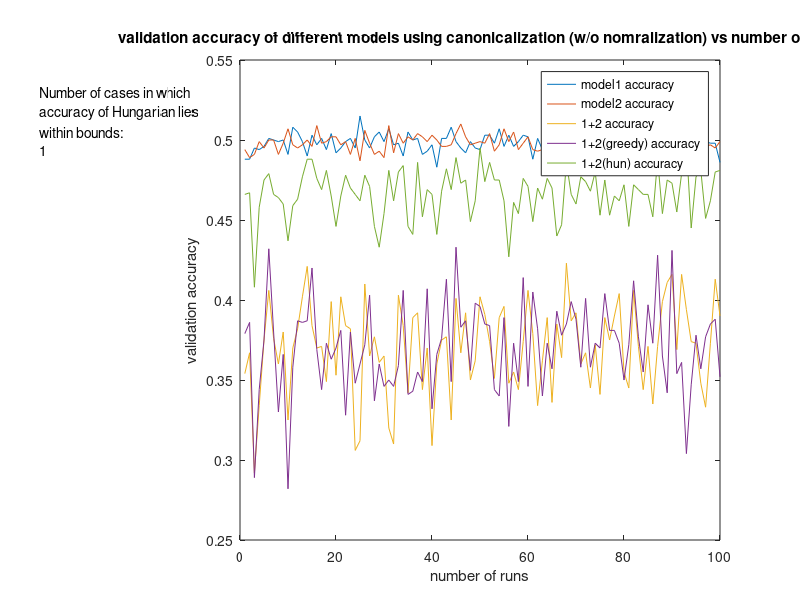
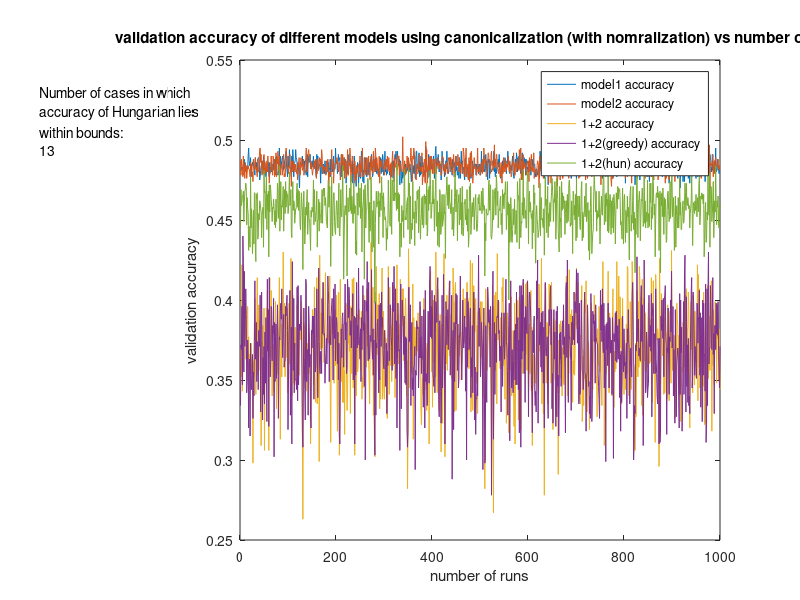
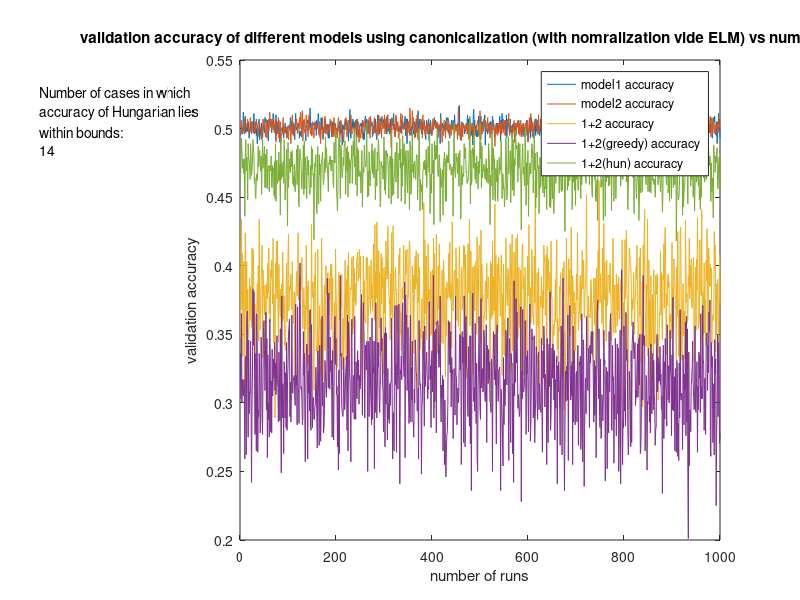
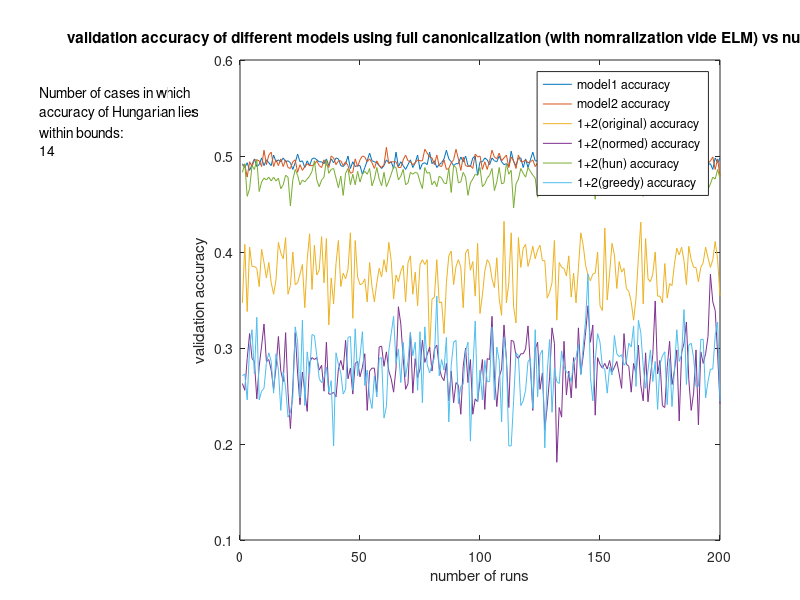

The MATLAB script that drew these images, in order:
clear all; close all; clc;
load('arrdata.mat');
count = 0;
for i = 1: size(accuracy,1)
    maxacc = max(accuracy(i,1), accuracy(i,2));
    minacc = min(accuracy(i,1), accuracy(i,2));
    if accuracy(i,5)>=minacc && accuracy(i,5)<=maxacc
        count = count+1;
    end
end

figure(1),
ax1 = axes('Position',[0 0 1 1],'Visible','off');
ax2 = axes('Position',[.3 .1 .6 .8]);

plot(ax2, accuracy); title('validation accuracy of different models using canonicalization (w/o nomralization) vs number of runs');
legend('model1 accuracy', 'model2 accuracy', '1+2 accuracy', '1+2(greedy) accuracy', '1+2(hun) accuracy');
xlabel('number of runs'), ylabel('validation accuracy');
descr={'Number of cases in which ';
    'accuracy of Hungarian lies';
    'within bounds: '; num2str(count)};
axes(ax1), text(0.05, 0.8, descr);

%%
load('arrdata_new_canning.mat');
count = 0;
for i = 1: size(accuracy,1)
    maxacc = max(accuracy(i,1), accuracy(i,2));
    minacc = min(accuracy(i,1), accuracy(i,2));
    if accuracy(i,5)>=minacc && accuracy(i,5)<=maxacc
        count = count+1;
    end
end

figure(2),
ax1 = axes('Position',[0 0 1 1],'Visible','off');
ax2 = axes('Position',[.3 .1 .6 .8]);

plot(ax2, accuracy); title('validation accuracy of different models using canonicalization (with nomralization) vs number of runs');
legend('model1 accuracy', 'model2 accuracy', '1+2 accuracy', '1+2(greedy) accuracy', '1+2(hun) accuracy');
xlabel('number of runs'), ylabel('validation accuracy');
descr={'Number of cases in which ';
    'accuracy of Hungarian lies';
    'within bounds: '; num2str(count)};
axes(ax1), text(0.05, 0.8, descr);

%%
load('arrdata_new_canning_erik.mat');
count = 0;
for i = 1: size(accuracy,1)
    maxacc = max(accuracy(i,1), accuracy(i,2));
    minacc = min(accuracy(i,1), accuracy(i,2));
    if accuracy(i,5)>=minacc && accuracy(i,5)<=maxacc
        count = count+1;
    end
end

figure(3),
ax1 = axes('Position',[0 0 1 1],'Visible','off');
ax2 = axes('Position',[.3 .1 .6 .8]);

plot(ax2, accuracy); title('validation accuracy of different models using canonicalization (with nomralization vide ELM) vs number of runs');
legend('model1 accuracy', 'model2 accuracy', '1+2 accuracy', '1+2(greedy) accuracy', '1+2(hun) accuracy');
xlabel('number of runs'), ylabel('validation accuracy');
descr={'Number of cases in which ';
    'accuracy of Hungarian lies';
    'within bounds: '; num2str(count)};
axes(ax1), text(0.05, 0.8, descr);
%%

load('arrdata_full_canning.mat');
count = 0;
for i = 1: size(accuracy,1)
    maxacc = max(accuracy(i,1), accuracy(i,2));
    minacc = min(accuracy(i,1), accuracy(i,2));
    if accuracy(i,5)>=minacc && accuracy(i,5)<=maxacc
        count = count+1;
    end
end

figure(4),
ax1 = axes('Position',[0 0 1 1],'Visible','off');
ax2 = axes('Position',[.3 .1 .6 .8]);

plot(ax2, accuracy); title('validation accuracy of different models using full canonicalization (with nomralization vide ELM) vs number of runs');
legend('model1 accuracy', 'model2 accuracy', '1+2(original) accuracy', '1+2(normed) accuracy', '1+2(hun) accuracy', '1+2(greedy) accuracy');
xlabel('number of runs'), ylabel('validation accuracy');
descr={'Number of cases in which ';
    'accuracy of Hungarian lies';
    'within bounds: '; num2str(count)};
axes(ax1), text(0.05, 0.8, descr);